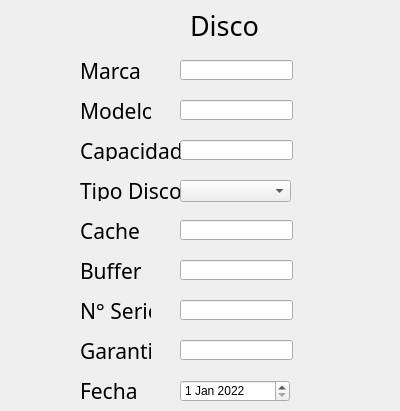
   <widget class="QWidget" name="page6">
    <widget class="QLabel" name="label_6">
     <property name="geometry">
      <rect>
       <x>190</x>
       <y>10</y>
       <width>201</width>
       <height>31</height>
      </rect>
     </property>
     <property name="font">
      <font>
       <family>Mongolian Baiti</family>
       <pointsize>20</pointsize>
      </font>
     </property>
     <property name="text">
      <string>Disco</string>
     </property>
    </widget>
    <widget class="QLabel" name="label_41">
     <property name="geometry">
      <rect>
       <x>80</x>
       <y>100</y>
       <width>71</width>
       <height>21</height>
      </rect>
     </property>
     <property name="font">
      <font>
       <family>Mongolian Baiti</family>
       <pointsize>16</pointsize>
      </font>
     </property>
     <property name="text">
      <string>Modelo</string>
     </property>
    </widget>
    <widget class="QLabel" name="label_42">
     <property name="geometry">
      <rect>
       <x>80</x>
       <y>60</y>
       <width>71</width>
       <height>21</height>
      </rect>
     </property>
     <property name="font">
      <font>
       <family>Mongolian Baiti</family>
       <pointsize>16</pointsize>
      </font>
     </property>
     <property name="text">
      <string>Marca</string>
     </property>
    </widget>
    <widget class="QLabel" name="label_43">
     <property name="geometry">
      <rect>
       <x>80</x>
       <y>140</y>
       <width>101</width>
       <height>21</height>
      </rect>
     </property>
     <property name="font">
      <font>
       <family>Mongolian Baiti</family>
       <pointsize>16</pointsize>
      </font>
     </property>
     <property name="text">
      <string>Capacidad</string>
     </property>
    </widget>
    <widget class="QLabel" name="label_44">
     <property name="geometry">
      <rect>
       <x>80</x>
       <y>180</y>
       <width>101</width>
       <height>21</height>
      </rect>
     </property>
     <property name="font">
      <font>
       <family>Mongolian Baiti</family>
       <pointsize>16</pointsize>
      </font>
     </property>
     <property name="text">
      <string>Tipo Disco</string>
     </property>
    </widget>
    <widget class="QLabel" name="label_45">
     <property name="geometry">
      <rect>
       <x>80</x>
       <y>220</y>
       <width>71</width>
       <height>21</height>
      </rect>
     </property>
     <property name="font">
      <font>
       <family>Mongolian Baiti</family>
       <pointsize>16</pointsize>
      </font>
     </property>
     <property name="text">
      <string>Cache</string>
     </property>
    </widget>
    <widget class="QLabel" name="label_46">
     <property name="geometry">
      <rect>
       <x>80</x>
       <y>260</y>
       <width>71</width>
       <height>21</height>
      </rect>
     </property>
     <property name="font">
      <font>
       <family>Mongolian Baiti</family>
       <pointsize>16</pointsize>
      </font>
     </property>
     <property name="text">
      <string>Buffer</string>
     </property>
    </widget>
    <widget class="QLabel" name="label_47">
     <property name="geometry">
      <rect>
       <x>80</x>
       <y>300</y>
       <width>71</width>
       <height>21</height>
      </rect>
     </property>
     <property name="font">
      <font>
       <family>Mongolian Baiti</family>
       <pointsize>16</pointsize>
      </font>
     </property>
     <property name="text">
      <string>N° Serie</string>
     </property>
    </widget>
    <widget class="QLabel" name="label_48">
     <property name="geometry">
      <rect>
       <x>80</x>
       <y>340</y>
       <width>71</width>
       <height>21</height>
      </rect>
     </property>
     <property name="font">
      <font>
       <family>Mongolian Baiti</family>
       <pointsize>16</pointsize>
      </font>
     </property>
     <property name="text">
      <string>Garantia</string>
     </property>
    </widget>
    <widget class="QLabel" name="label_49">
     <property name="geometry">
      <rect>
       <x>80</x>
       <y>380</y>
       <width>71</width>
       <height>21</height>
      </rect>
     </property>
     <property name="font">
      <font>
       <family>Mongolian Baiti</family>
       <pointsize>16</pointsize>
      </font>
     </property>
     <property name="text">
      <string>Fecha</string>
     </property>
    </widget>
    <widget class="QLineEdit" name="Marca_Disco">
     <property name="geometry">
      <rect>
       <x>180</x>
       <y>60</y>
       <width>113</width>
       <height>20</height>
      </rect>
     </property>
     <property name="font">
      <font>
       <pointsize>12</pointsize>
      </font>
     </property>
    </widget>
    <widget class="QLineEdit" name="Modelo_Disco">
     <property name="geometry">
      <rect>
       <x>180</x>
       <y>100</y>
       <width>113</width>
       <height>20</height>
      </rect>
     </property>
     <property name="font">
      <font>
       <pointsize>12</pointsize>
      </font>
     </property>
    </widget>
    <widget class="QLineEdit" name="Capacidad_Disco">
     <property name="geometry">
      <rect>
       <x>180</x>
       <y>140</y>
       <width>113</width>
       <height>20</height>
      </rect>
     </property>
     <property name="font">
      <font>
       <pointsize>12</pointsize>
      </font>
     </property>
    </widget>
    <widget class="QComboBox" name="TipoDisco">
     <property name="geometry">
      <rect>
       <x>180</x>
       <y>180</y>
       <width>111</width>
       <height>22</height>
      </rect>
     </property>
    </widget>
    <widget class="QLineEdit" name="Cache_Disco">
     <property name="geometry">
      <rect>
       <x>180</x>
       <y>220</y>
       <width>113</width>
       <height>20</height>
      </rect>
     </property>
     <property name="font">
      <font>
       <pointsize>12</pointsize>
      </font>
     </property>
    </widget>
    <widget class="QLineEdit" name="Buffer_Disco">
     <property name="geometry">
      <rect>
       <x>180</x>
       <y>260</y>
       <width>113</width>
       <height>20</height>
      </rect>
     </property>
     <property name="font">
      <font>
       <pointsize>12</pointsize>
      </font>
     </property>
    </widget>
    <widget class="QLineEdit" name="Serie_Disco">
     <property name="geometry">
      <rect>
       <x>180</x>
       <y>300</y>
       <width>113</width>
       <height>20</height>
      </rect>
     </property>
     <property name="font">
      <font>
       <pointsize>12</pointsize>
      </font>
     </property>
    </widget>
    <widget class="QLineEdit" name="Garantia_Disco">
     <property name="geometry">
      <rect>
       <x>180</x>
       <y>340</y>
       <width>113</width>
       <height>20</height>
      </rect>
     </property>
     <property name="font">
      <font>
       <pointsize>12</pointsize>
      </font>
     </property>
    </widget>
    <widget class="QDateEdit" name="Fecha_Disco">
     <property name="geometry">
      <rect>
       <x>180</x>
       <y>380</y>
       <width>110</width>
       <height>22</height>
      </rect>
     </property>
     <property name="dateTime">
      <datetime>
       <hour>0</hour>
       <minute>0</minute>
       <second>0</second>
       <year>2022</year>
       <month>1</month>
       <day>1</day>
      </datetime>
     </property>
    </widget>
   </widget>
